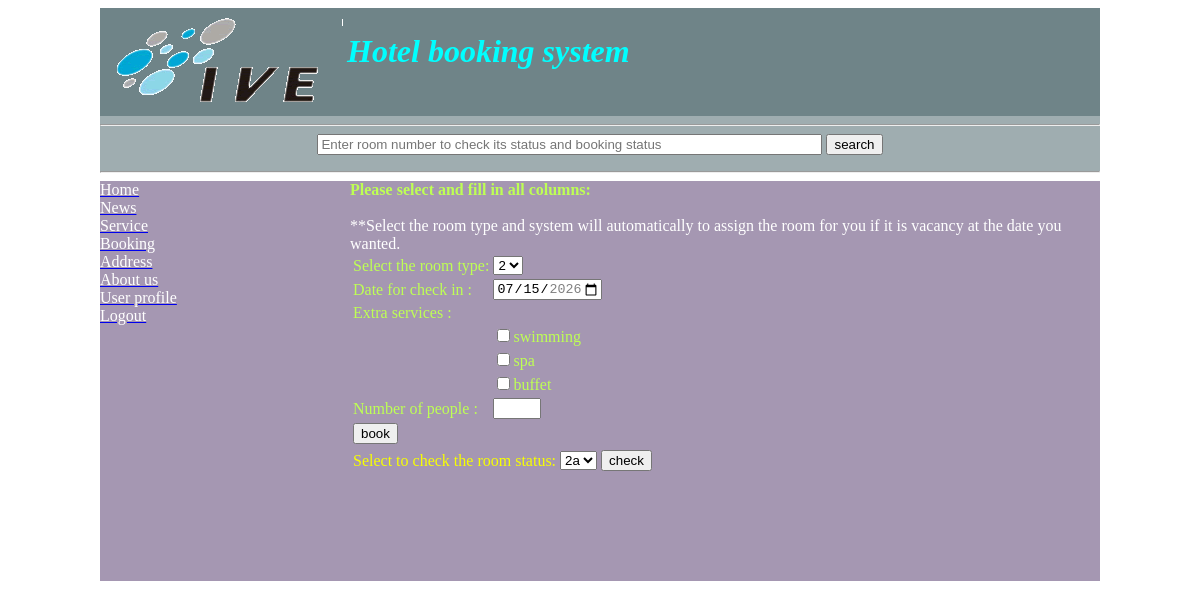
/booking.php (signed in), run on the app's committed database.
### tables this page shows
CREATE TABLE IF NOT EXISTS `extra_service` (
  `eid` int(3) NOT NULL,
  `service_name` char(15) NOT NULL,
  `status` char(1) NOT NULL,
  `price` int(3) NOT NULL
);

### booking.php (the view, shortened to what this page needs)
<html>
<head>
	<link rel="stylesheet" type="text/css" href="css/css.css">
</head>
<?php
	$login_name = $_SESSION['login_name'];
	$mysqli = ConnectDB();
	$result = $mysqli->query("select type from user where login_name='$login_name'");
	$row = $result->fetch_object();
	$type = $row->type;
	$result6 = $mysqli->query("select * from room where status='o' order by rid");
	extract($_GET);
?>
<body>
	<div id="container">
		<div id="head">
		<?php
			include 'head.php';
		?>
		</div>
		<hr>
		<div id="search">
			<?php
				include 'search.php';
			?>
		</div>
		<hr>
		<?php
			if($type=="u"){
				echo "<div id='menu_user'>";
				include 'menu_user.php';
				echo "</div>";
			}else{
				echo "<div id='menu_admin'>";
				include 'menu_admin.php';
				echo "</div>";
			}
		?>
		<?php
			if($type=="u"){
				echo "<div id='content_user'>";
			}else{
				echo "<div id='content_admin'>";
			}
		?>
			<b>Please select and fill in all columns:</b><br/><br/>
				<table>
				<form action="booking_result2.php" method="post">
					<tr><td><FONT COLOR='BEFF54'>Select the room type: </FONT></td>
					<td>
						<select name='room'>
							<option value='2'>2</option>
						</select>
					<br/>
					</td>
					</tr>
					<FONT COLOR="FFFFFF">**Select the room type and system will automatically to assign the room for you if it is vacancy at the date you wanted.</FONT>
					<tr><td><FONT COLOR='BEFF54'>Date for check in : </FONT></td><td><input type="date" name="date" min="<?=date('Y-m-d') ?>" value="<?=date('Y-m-d') ?>" max="<?=date('Y-m-d', strtotime("+30 day", time())) ?>" value="<?=date('Y-m-d')?>" required="required" /></td></tr>
					<tr><td><FONT COLOR='BEFF54'>Extra services : </FONT></td></tr>
					<?php
						$result9 = $mysqli->query("select * from extra_service where status='o' order by eid");
						while ($row9 = $result9->fetch_object()){
							echo "<tr><td></td><td><input type='checkbox' name='extra".$row9->eid."' value=".$row9->eid."><FONT COLOR='BEFF54'>".$row9->service_name."</FONT></td></tr>";
						}
					?>
					<tr><td><FONT COLOR='BEFF54'>Number of people : </FONT></td><td><input type="number" name="number" min="1" max="5" required="required" /></td></tr>
					<tr><td><input type="submit" name="submit" value="book" /></td></tr>
				</form>
				</table>
				<form method="get" action="<?php print $_SERVER['PHP_SELF']; ?>">
				<table>
				<tr><td><FONT COLOR="F7FF00">Select to check the room status: </FONT></td>
					<td>
					<?php
						echo "<select name='room'>";
						while ($row5 = $result6->fetch_object()){
							echo "<option value='".$row5->room_number."'>".$row5->room_number."</option>";
						}
						echo "</select><br/>";
					?>
					</td>
					<td>
					<input type="submit" name="check" value="check"/>
					</td>
					</tr>
					</table>
				</form>
		</div>
	</div>
</body>
</html>

### css/css.css (style rules this page uses)
body { background-image:url("http://cdn.wonderfulengineering.com/wp-content/uploads/2016/01/beach-wallpaper-4.jpg"); background-size:cover; background-repeat: no-repeat; }
#container { background:rgba(25%, 36%, 39%, 0.5); width: 1000px; margin-left: auto; margin-right: auto; }
#head { background:rgba(25%, 36%, 39%, 0.5); }
#search { clear: both; text-align: center; }
#menu_user { background:rgba(30%, 19%, 40%, 0.5); height: 400px; width: 25%; float: left; }
#content_user { background:rgba(30%, 19%, 40%, 0.5); color: #BEFF54; height: 400px; width: 75%; float: left; }

### data on the page
extra_service: service_name "swimming"
extra_service: service_name "spa"
extra_service: service_name "buffet"

### other printed values
form field room "2a"
